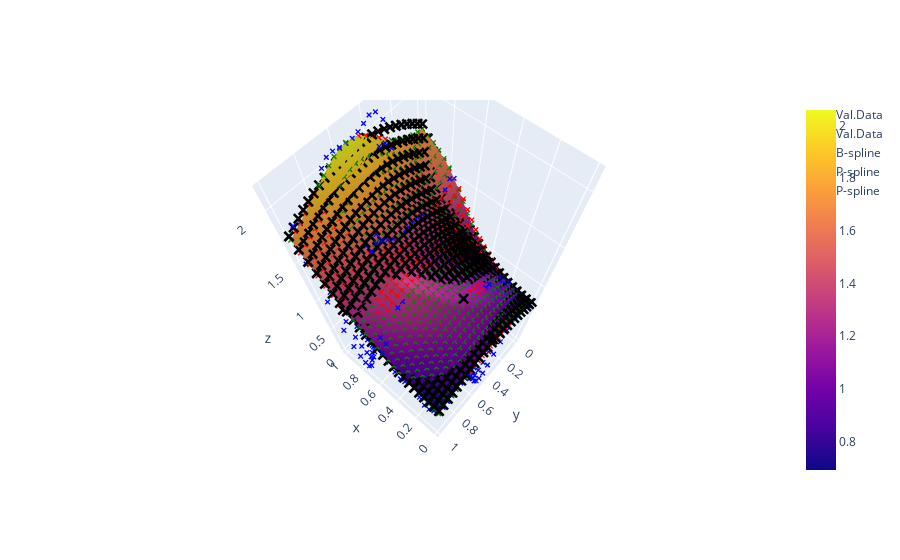

The cell this chart's notebook holds for it:
### Code cell
fig = go.Figure()
fig.add_trace(go.Scatter3d(
    x=df_test["x1"], y=df_test["x2"], z=df_test["z"], 
    mode="markers", marker=dict(color="black", symbol="x", size=4), name="Val.Data"))
fig.add_trace(go.Scatter3d(
    x=Xplot[:,0], y=Xplot[:,1], z=zplot, 
    mode="markers", marker=dict(color="black", symbol="x", size=4), name="Val.Data"))
fig.add_trace(go.Scatter3d(
    x=Xplot[:,0], y=Xplot[:,1], z=Bspred_plot, 
    mode="markers", marker=dict(color="blue", symbol="x", size=2), name="B-spline"))
fig.add_trace(go.Scatter3d(
    x=Xplot[:,0], y=Xplot[:,1], z=Pspred_plot, 
    mode="markers", marker=dict(color="red", symbol="x", size=2), name="P-spline"))
fig.add_trace(go.Scatter3d(
    x=Xplot[:,0], y=Xplot[:,1], z=SCspred_plot, 
    mode="markers", marker=dict(color="green", symbol="x", size=2), name="P-spline"))

#fig.add_trace(go.Surface(x=xplot1, y=xplot2, z=Pspred_plot.reshape(xplot1.shape)))
fig.add_trace(go.Surface(x=xplot1, y=xplot2, z=SCspred_plot.reshape(xplot1.shape)))

fig.update_layout(height=600)

### Figure 1 — Plotly figure (JSON) as saved in the notebook; plotly's stock layout.template omitted (floating-point values rounded to 4 significant figures; data arrays with more than 128 entries replaced by an {"elided": "..."} marker saying what was removed)
{"data": [{"marker": {"color": "black", "size": 4, "symbol": "x"}, "mode": "markers", "name": "Val.Data", "type": "scatter3d", "x": [0.5, 0.25, 0.25, 1, 0.5, 0.75, 0], "y": [0.5, 0.5, 0.75, 0, 0, 1, 0.5], "z": [1.254, 1.292, 1.0, 1.599, 0.8152, 1.242, 1.055]}, {"marker": {"color": "black", "size": 4, "symbol": "x"}, "mode": "markers", "name": "Val.Data", "type": "scatter3d", "x": {"elided": "625 float values"}, "y": {"elided": "625 float values"}, "z": {"elided": "625 float values"}}, {"marker": {"color": "blue", "size": 2, "symbol": "x"}, "mode": "markers", "name": "B-spline", "type": "scatter3d", "x": {"elided": "625 float values"}, "y": {"elided": "625 float values"}, "z": {"elided": "625 float values"}}, {"marker": {"color": "red", "size": 2, "symbol": "x"}, "mode": "markers", "name": "P-spline", "type": "scatter3d", "x": {"elided": "625 float values"}, "y": {"elided": "625 float values"}, "z": {"elided": "625 float values"}}, {"marker": {"color": "green", "size": 2, "symbol": "x"}, "mode": "markers", "name": "P-spline", "type": "scatter3d", "x": {"elided": "625 float values"}, "y": {"elided": "625 float values"}, "z": {"elided": "625 float values"}}, {"type": "surface", "x": {"elided": "25x25 float values"}, "y": {"elided": "25x25 float values"}, "z": {"elided": "25x25 float values"}}], "layout": {"autosize": true, "scene": {"aspectmode": "auto", "aspectratio": {"x": 0.7837, "y": 0.7837, "z": 1.628}, "camera": {"center": {"x": 0, "y": 0, "z": 0}, "eye": {"x": -0.6219, "y": 0.7153, "z": 1.947}, "projection": {"type": "perspective"}, "up": {"x": 0, "y": 0, "z": 1}}}}}
